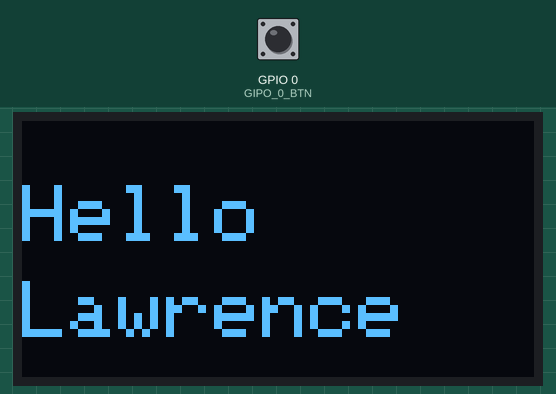
Simulated run of this sketch. Board: ESP32. Parts: 128×64 one-colour display. Inputs (shaded band) come from the test bench; at power-on: GPIO 0 (GIPO_0_BTN) HIGH.

Above: at 1.2 s.
1.3 s: GPIO 0 (GIPO_0_BTN) pulled LOW for 0.25 s
Timing chart, 0 to 4.3 s (numbered marks = the images above; inputs shaded):
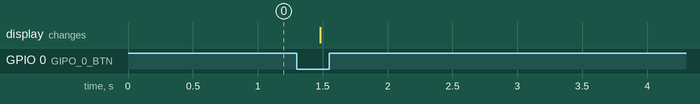

The sketch:

Lab5_OLCD.ino
```cpp
#include "OlcdController.h"

// GPIO Port 定義
int GIPO_0_BTN = 0;

void setup()
{
  Serial.begin(115200);

  OLCD.init();
  OLCD.print("Hello", "Lawrence");
}

void loop()
{
  vTaskDelay(200 / portTICK_PERIOD_MS); // 暫停 0.2 秒

  // 若偵測到按下 GPIO 0 按鈕，則清除 LCD 顯示
  if (digitalRead(GIPO_0_BTN) == LOW)
    OLCD.clear();
}
```

OlcdController.cpp
```cpp
#include "OlcdController.h"

OlcdController::OlcdController() : display(SCREEN_WIDTH, SCREEN_HEIGHT, &Wire, OLED_RESET), OLEDStatus(true)
{
}

void OlcdController::init()
{
  if (!display.begin(SSD1306_SWITCHCAPVCC, 0x3c))
  {
    Serial.println(F("SSD1306 allocation failed"));
    OLEDStatus = false;
  }
}

void OlcdController::print(String firstLine, String secondLine)
{
  if (!OLEDStatus) return;

  display.clearDisplay();
  display.setTextSize(2);
  display.setTextColor(SSD1306_WHITE);

  display.setCursor(0, 16);
  display.println(firstLine);

  display.setCursor(0, 40);
  display.print(secondLine);

  display.display();
}

void OlcdController::clear()
{
  if (!OLEDStatus) return;

  display.clearDisplay();
  display.display();
}

OlcdController OLCD;
```

OlcdController.h
```cpp
#ifndef LawrenceLib_OlcdController_H
#define LawrenceLib_OlcdController_H

#define SCREEN_WIDTH 128
#define SCREEN_HEIGHT 64
#define OLED_RESET -1

#include <Arduino.h>
#include <Adafruit_SSD1306.h>

class OlcdController
{
  public:
    /** 建構子 */
    OlcdController();

    /** 初始化 LCD */
    void init();

    /**
    * 顯示兩行文字
    * @param firstLine 第一行文字
    * @param secondLine 第二行文字
    */
    void print(String firstLine, String secondLine);

    /** 清除 OLCD */
    void clear();

  private:
    Adafruit_SSD1306 display;
    bool OLEDStatus;
};

extern OlcdController OLCD;

#endif
```
